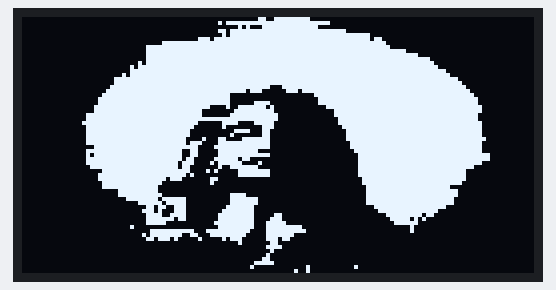
Simulated run of this sketch. Board: Arduino Uno, built with avr-gcc and run on an emulated ATmega328P. Shown: 128×64 one-colour display.

Above: at 2.1 s.

The sketch:

oled_3.0.ino
```cpp
#include <Wire.h>
#include <Adafruit_GFX.h>
#include <Adafruit_SSD1306.h>

#define SCREEN_WIDTH 128
#define SCREEN_HEIGHT 64

Adafruit_SSD1306 display(SCREEN_WIDTH, SCREEN_HEIGHT, &Wire, -1);

static const uint8_t image_data_Saraarray[1024] = {
   0x00, 0x00, 0x00, 0x00, 0x00, 0x00, 0x00, 0x19, 0xff, 0x00, 0x00, 0x00, 0x00, 0x00, 0x00, 0x00,
    0x00, 0x00, 0x00, 0x00, 0x00, 0x00, 0x5f, 0xff, 0xff, 0xf8, 0x00, 0x00, 0x00, 0x00, 0x00, 0x00,
    0x00, 0x00, 0x00, 0x00, 0x00, 0x00, 0x02, 0x8f, 0xff, 0xc0, 0x00, 0x00, 0x00, 0x00, 0x00, 0x00,
    0x00, 0x00, 0x00, 0x00, 0x00, 0x00, 0x6f, 0xff, 0xff, 0xff, 0x80, 0x00, 0x00, 0x00, 0x00, 0x00,
    0x00, 0x00, 0x00, 0x00, 0x00, 0x00, 0x2f, 0xff, 0xff, 0xff, 0xfe, 0x00, 0x00, 0x00, 0x00, 0x00,
    0x00, 0x00, 0x00, 0x00, 0x00, 0x0e, 0xff, 0xff, 0xff, 0xff, 0xfe, 0xc0, 0x00, 0x00, 0x00, 0x00,
    0x00, 0x00, 0x00, 0x00, 0x1f, 0xff, 0xff, 0xff, 0xff, 0xff, 0xff, 0xe0, 0x00, 0x00, 0x00, 0x00,
    0x00, 0x00, 0x00, 0x01, 0xff, 0xff, 0xff, 0xff, 0xff, 0xff, 0xff, 0xf0, 0x00, 0x00, 0x00, 0x00,
    0x00, 0x00, 0x00, 0x01, 0xff, 0xff, 0xff, 0xff, 0xff, 0xff, 0xff, 0xff, 0x00, 0x00, 0x00, 0x00,
    0x00, 0x00, 0x00, 0x01, 0xff, 0xff, 0xff, 0xff, 0xff, 0xff, 0xff, 0xff, 0xe0, 0x00, 0x00, 0x00,
    0x00, 0x00, 0x00, 0x01, 0xff, 0xff, 0xff, 0xff, 0xff, 0xff, 0xff, 0xff, 0xfc, 0x00, 0x00, 0x00,
    0x00, 0x00, 0x00, 0x05, 0xff, 0xff, 0xff, 0xff, 0xff, 0xff, 0xff, 0xff, 0xfe, 0x00, 0x00, 0x00,
    0x00, 0x00, 0x00, 0x17, 0xff, 0xff, 0xff, 0xff, 0xff, 0xff, 0xff, 0xff, 0xff, 0x00, 0x00, 0x00,
    0x00, 0x00, 0x00, 0x1f, 0xff, 0xff, 0xff, 0xff, 0xff, 0xff, 0xff, 0xff, 0xff, 0xc0, 0x00, 0x00,
    0x00, 0x00, 0x00, 0x5f, 0xff, 0xff, 0xff, 0xff, 0xff, 0xff, 0xff, 0xff, 0xff, 0xe0, 0x00, 0x00,
    0x00, 0x00, 0x01, 0xff, 0xff, 0xff, 0xff, 0xff, 0xff, 0xff, 0xff, 0xff, 0xff, 0xf8, 0x00, 0x00,
    0x00, 0x00, 0x01, 0xff, 0xff, 0xff, 0xff, 0xff, 0xff, 0xff, 0xff, 0xff, 0xff, 0xfc, 0x00, 0x00,
    0x00, 0x00, 0x03, 0xff, 0xff, 0xff, 0xff, 0xfc, 0x7f, 0xff, 0xff, 0xff, 0xff, 0xfe, 0x00, 0x00,
    0x00, 0x00, 0x07, 0xff, 0xff, 0xff, 0xff, 0x70, 0x3b, 0xff, 0xff, 0xff, 0xff, 0xff, 0x00, 0x00,
    0x00, 0x00, 0x0f, 0xff, 0xff, 0xff, 0xf0, 0x00, 0x00, 0x7f, 0xff, 0xff, 0xff, 0xff, 0x80, 0x00,
    0x00, 0x00, 0x1f, 0xff, 0xff, 0xff, 0xf0, 0x00, 0x00, 0x3f, 0xff, 0xff, 0xff, 0xff, 0xc0, 0x00,
    0x00, 0x00, 0x1f, 0xff, 0xff, 0xff, 0xf0, 0x3c, 0x00, 0x3f, 0xff, 0xff, 0xff, 0xff, 0xc0, 0x00,
    0x00, 0x00, 0x3f, 0xff, 0xff, 0xfe, 0x13, 0xfa, 0x00, 0x0f, 0xff, 0xff, 0xff, 0xff, 0xe0, 0x00,
    0x00, 0x00, 0x3f, 0xff, 0xff, 0xf8, 0x07, 0xfe, 0x00, 0x03, 0xff, 0xff, 0xff, 0xff, 0xe0, 0x00,
    0x00, 0x00, 0xff, 0xff, 0xff, 0xf8, 0x0f, 0xff, 0x00, 0x03, 0xff, 0xff, 0xff, 0xff, 0xc0, 0x00,
    0x00, 0x00, 0xff, 0xff, 0xff, 0xff, 0xff, 0xff, 0x00, 0x01, 0xff, 0xff, 0xff, 0xff, 0xc0, 0x00,
    0x00, 0x01, 0xff, 0xff, 0xff, 0xf0, 0x3c, 0x3e, 0x00, 0x01, 0xff, 0xff, 0xff, 0xff, 0xe0, 0x00,
    0x00, 0x00, 0xff, 0xff, 0xff, 0xe0, 0x20, 0x0e, 0x00, 0x00, 0xff, 0xff, 0xff, 0xff, 0xe0, 0x00,
    0x00, 0x00, 0xff, 0xff, 0xff, 0xc0, 0x07, 0x8c, 0x00, 0x00, 0x7f, 0xff, 0xff, 0xff, 0xe0, 0x00,
    0x00, 0x00, 0xff, 0xff, 0xff, 0xc0, 0x08, 0x0c, 0x00, 0x00, 0x7f, 0xff, 0xff, 0xff, 0xe0, 0x00,
    0x00, 0x00, 0xff, 0xff, 0xff, 0x84, 0x61, 0xfc, 0x00, 0x00, 0x7f, 0xff, 0xff, 0xff, 0xf0, 0x00,
    0x00, 0x00, 0xff, 0xff, 0xff, 0xb8, 0x7f, 0xfc, 0x00, 0x00, 0x3f, 0xff, 0xff, 0xff, 0xe0, 0x00,
    0x00, 0x00, 0x3f, 0xff, 0xff, 0xf0, 0xff, 0xfc, 0x00, 0x00, 0x3f, 0xff, 0xff, 0xff, 0xe0, 0x00,
    0x00, 0x00, 0xff, 0xff, 0xff, 0x30, 0x7f, 0xe0, 0x00, 0x00, 0x1f, 0xff, 0xff, 0xff, 0xe0, 0x00,
    0x00, 0x00, 0xbf, 0xff, 0xff, 0x30, 0x7f, 0xfc, 0x00, 0x00, 0x0f, 0xff, 0xff, 0xff, 0xf8, 0x00,
    0x00, 0x00, 0xff, 0xff, 0xff, 0x60, 0xfd, 0x80, 0x00, 0x00, 0x0f, 0xff, 0xff, 0xff, 0xf8, 0x00,
    0x00, 0x00, 0xff, 0xff, 0xfe, 0xe1, 0x7e, 0x10, 0x00, 0x00, 0x0f, 0xff, 0xff, 0xff, 0xe0, 0x00,
    0x00, 0x00, 0x7f, 0xff, 0xfe, 0xc0, 0x4f, 0xe0, 0x00, 0x00, 0x0f, 0xff, 0xff, 0xff, 0x80, 0x00,
    0x00, 0x00, 0x0f, 0xff, 0xff, 0xc2, 0x83, 0xfc, 0x00, 0x00, 0x0f, 0xff, 0xff, 0xfe, 0x00, 0x00,
    0x00, 0x00, 0x1f, 0xff, 0xff, 0xa0, 0x03, 0xfc, 0x00, 0x00, 0x0f, 0xff, 0xff, 0xfe, 0x00, 0x00,
    0x00, 0x00, 0x1f, 0xff, 0xf7, 0x01, 0x80, 0x00, 0x00, 0x00, 0x07, 0xff, 0xff, 0xfe, 0x00, 0x00,
    0x00, 0x00, 0x0f, 0xff, 0xe0, 0x01, 0x00, 0x00, 0x00, 0x00, 0x07, 0xff, 0xff, 0xfc, 0x00, 0x00,
    0x00, 0x00, 0x0f, 0xff, 0xc0, 0x00, 0x00, 0x00, 0x00, 0x00, 0x03, 0xff, 0xff, 0xe0, 0x00, 0x00,
    0x00, 0x00, 0x00, 0xff, 0xc0, 0x00, 0x00, 0x00, 0x00, 0x00, 0x03, 0xff, 0xff, 0xf8, 0x00, 0x00,
    0x00, 0x00, 0x00, 0xff, 0xe0, 0x00, 0x0f, 0x00, 0x00, 0x00, 0x03, 0xff, 0xff, 0xf8, 0x00, 0x00,
    0x00, 0x00, 0x00, 0x3f, 0xdf, 0x80, 0x0f, 0xe0, 0x00, 0x00, 0x03, 0xff, 0xff, 0xf0, 0x00, 0x00,
    0x00, 0x00, 0x00, 0x07, 0xef, 0x80, 0x0f, 0xe0, 0x00, 0x00, 0x03, 0xff, 0xff, 0xf0, 0x00, 0x00,
    0x00, 0x00, 0x00, 0x01, 0xb3, 0x80, 0x1f, 0xc0, 0x00, 0x00, 0x00, 0xff, 0xff, 0xc0, 0x00, 0x00,
    0x00, 0x00, 0x00, 0x03, 0xa3, 0x80, 0x3f, 0xc0, 0x00, 0x00, 0x00, 0x7f, 0xff, 0x00, 0x00, 0x00,
    0x00, 0x00, 0x00, 0x01, 0xe7, 0x80, 0x7f, 0xc1, 0x80, 0x00, 0x00, 0x1f, 0xf6, 0x00, 0x00, 0x00,
    0x00, 0x00, 0x00, 0x01, 0xfd, 0x80, 0x7f, 0xc3, 0x80, 0x00, 0x00, 0x0f, 0xa8, 0x00, 0x00, 0x00,
    0x00, 0x00, 0x00, 0x01, 0xf0, 0x00, 0xff, 0xc7, 0xc0, 0x00, 0x00, 0x07, 0xe0, 0x00, 0x00, 0x00,
    0x00, 0x00, 0x00, 0x10, 0x00, 0x00, 0x7f, 0xc7, 0xfc, 0x00, 0x00, 0x00, 0x40, 0x00, 0x00, 0x00,
    0x00, 0x00, 0x00, 0x00, 0xff, 0xe3, 0xff, 0x87, 0xfe, 0x00, 0x00, 0x00, 0x40, 0x00, 0x00, 0x00,
    0x00, 0x00, 0x00, 0x02, 0xff, 0x31, 0xff, 0x07, 0xf0, 0x00, 0x00, 0x00, 0x00, 0x00, 0x00, 0x00,
    0x00, 0x00, 0x00, 0x01, 0xba, 0x08, 0x2e, 0x07, 0x60, 0x00, 0x00, 0x00, 0x00, 0x00, 0x00, 0x00,
    0x00, 0x00, 0x00, 0x00, 0x00, 0x00, 0x02, 0x03, 0x00, 0x00, 0x00, 0x00, 0x00, 0x00, 0x00, 0x00,
    0x00, 0x00, 0x00, 0x00, 0x00, 0x00, 0x00, 0x07, 0x80, 0x00, 0x00, 0x00, 0x00, 0x00, 0x00, 0x00,
    0x00, 0x00, 0x00, 0x00, 0x00, 0x00, 0x00, 0x02, 0x00, 0x00, 0x00, 0x00, 0x00, 0x00, 0x00, 0x00,
    0x00, 0x00, 0x00, 0x00, 0x00, 0x00, 0x00, 0x04, 0x00, 0x00, 0x00, 0x00, 0x00, 0x00, 0x00, 0x00,
    0x00, 0x00, 0x00, 0x00, 0x00, 0x00, 0x00, 0x0c, 0x00, 0x00, 0x00, 0x00, 0x00, 0x00, 0x00, 0x00,
    0x00, 0x00, 0x00, 0x00, 0x00, 0x00, 0x00, 0x3e, 0x00, 0x00, 0x00, 0x00, 0x00, 0x00, 0x00, 0x00,
    0x00, 0x00, 0x00, 0x00, 0x00, 0x00, 0x00, 0x40, 0x01, 0x00, 0x10, 0x00, 0x00, 0x00, 0x00, 0x00,
    0x00, 0x00, 0x00, 0x00, 0x00, 0x00, 0x00, 0x00, 0x09, 0x00, 0x00, 0x00, 0x00, 0x00, 0x00, 0x00
};

void setup() {
  Serial.begin(115200);

  if(!display.begin(SSD1306_SWITCHCAPVCC, 0x3C)) {
    Serial.println(F("SSD1306 allocation failed"));
    for(;;);
  }
  delay(2000); // Pause for 2 seconds

  // Clear the buffer.
  display.clearDisplay();

  // Draw bitmap on the screen
  display.drawBitmap(0, 0, image_data_Saraarray, 128, 64, 1);
  display.display();
}

void loop() {

}
```
